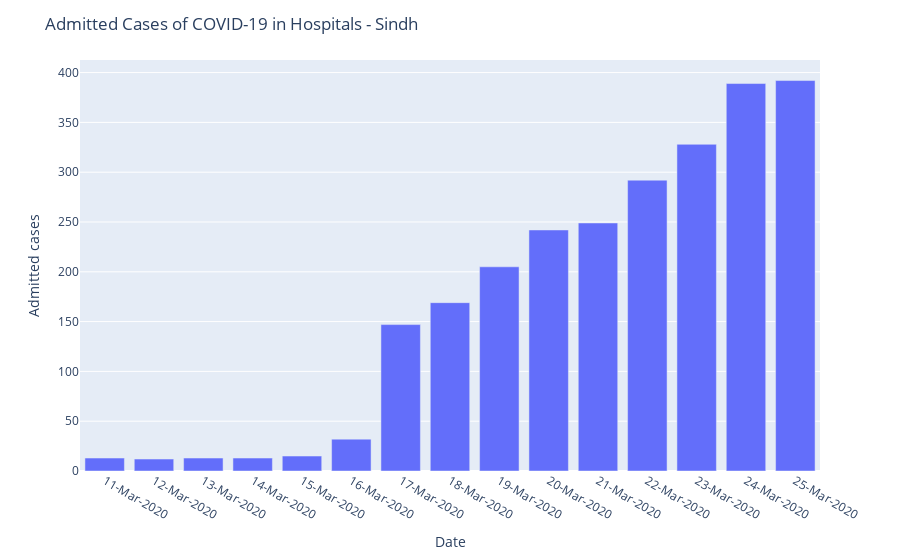

Source (notebook cell):
### Code cell
still_admit('Sindh')
# still_admit('Punjab')
# still_admit('KP')
# still_admit('ICT')
# still_admit('Balochistan')
# still_admit('AJK')
# still_admit('GB')

### Figure 1 — Plotly figure (JSON) as saved in the notebook; plotly's stock layout.template omitted (floating-point values rounded to 4 significant figures)
{"data": [{"alignmentgroup": "True", "hoverlabel": {"namelength": 0}, "hovertemplate": "x=%{x}<br>y=%{y}", "legendgroup": "", "marker": {"color": "#636efa"}, "name": "", "offsetgroup": "", "orientation": "v", "showlegend": false, "textposition": "auto", "type": "bar", "x": ["11-Mar-2020", "12-Mar-2020", "13-Mar-2020", "14-Mar-2020", "15-Mar-2020", "16-Mar-2020", "17-Mar-2020", "18-Mar-2020", "19-Mar-2020", "20-Mar-2020", "21-Mar-2020", "22-Mar-2020", "23-Mar-2020", "24-Mar-2020", "25-Mar-2020"], "xaxis": "x", "y": [13, 12, 13, 13, 15, 32, 147, 169, 205, 242, 249, 292, 328, 389, 392], "yaxis": "y"}], "layout": {"barmode": "relative", "legend": {"tracegroupgap": 0}, "margin": {"t": 60}, "title": {"text": "Admitted Cases of COVID-19 in Hospitals - Sindh"}, "xaxis": {"anchor": "y", "domain": [0, 1], "title": {"text": "Date"}}, "yaxis": {"anchor": "x", "domain": [0, 1], "title": {"text": "Admitted cases"}}}}
